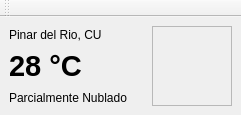
<?xml version="1.0" encoding="UTF-8"?>
<ui version="4.0">
 <class>MainWindow</class>
 <widget class="QMainWindow" name="MainWindow">
  <property name="geometry">
   <rect>
    <x>0</x>
    <y>0</y>
    <width>241</width>
    <height>110</height>
   </rect>
  </property>
  <property name="windowTitle">
   <string>MainWindow</string>
  </property>
  <property name="windowIcon">
   <iconset resource="rubiera.qrc">
    <normaloff>:/icon/images/rubiera.png</normaloff>:/icon/images/rubiera.png</iconset>
  </property>
  <widget class="QWidget" name="centralwidget">
   <layout class="QVBoxLayout" name="verticalLayout_2">
    <item>
     <layout class="QHBoxLayout" name="horizontalLayout">
      <item>
       <layout class="QVBoxLayout" name="verticalLayout">
        <item>
         <widget class="QLabel" name="label">
          <property name="text">
           <string>Pinar del Rio, CU</string>
          </property>
         </widget>
        </item>
        <item>
         <widget class="QLabel" name="label_2">
          <property name="text">
           <string>&lt;html&gt;&lt;head/&gt;&lt;body&gt;&lt;p&gt;&lt;span style=&quot; font-size:22pt; font-weight:600;&quot;&gt;28 °C&lt;/span&gt;&lt;/p&gt;&lt;/body&gt;&lt;/html&gt;</string>
          </property>
         </widget>
        </item>
        <item>
         <widget class="QLabel" name="label_3">
          <property name="text">
           <string>Parcialmente Nublado</string>
          </property>
         </widget>
        </item>
       </layout>
      </item>
      <item>
       <widget class="QLabel" name="label_cloud">
        <property name="minimumSize">
         <size>
          <width>80</width>
          <height>80</height>
         </size>
        </property>
        <property name="maximumSize">
         <size>
          <width>80</width>
          <height>80</height>
         </size>
        </property>
        <property name="frameShape">
         <enum>QFrame::StyledPanel</enum>
        </property>
        <property name="text">
         <string/>
        </property>
        <property name="pixmap">
         <pixmap resource="rubiera.qrc">:/actions/images/weather-clear-night.png</pixmap>
        </property>
        <property name="scaledContents">
         <bool>true</bool>
        </property>
       </widget>
      </item>
     </layout>
    </item>
   </layout>
  </widget>
  <widget class="QToolBar" name="toolBar">
   <property name="windowTitle">
    <string>toolBar</string>
   </property>
   <attribute name="toolBarArea">
    <enum>TopToolBarArea</enum>
   </attribute>
   <attribute name="toolBarBreak">
    <bool>false</bool>
   </attribute>
  </widget>
 </widget>
 <resources>
  <include location="rubiera.qrc"/>
 </resources>
 <connections/>
</ui>
